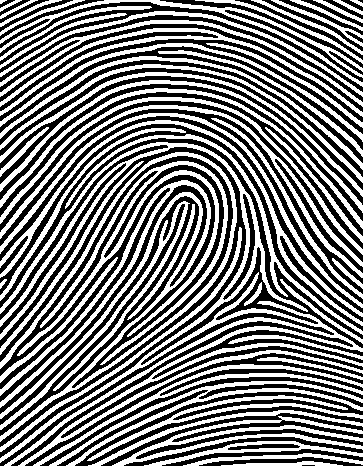
#> input picture images/fingerprint.png, 363 x 466 px
$ python hough.py images/fingerprint.png
#> lines starting #> are read from the running program, lines starting #| are printed output that depends on the picture; after the words box and inside, x2 and y2 are one past the last pixel; in counts of white or black regions, pixels touching at a corner belong together
#lukaszdworakowski

from PIL import Image, ImageDraw
import utils
import argparse
import math


def get_hough_image(im):
    (x, y) = im.size
    x *= 1.0
    y *= 1.0

    im_load = im.load()

    result = Image.new("RGBA", im.size, 0)
    draw = ImageDraw.Draw(result)

    for i in range(0, im.size[0]):
        for j in range(0, im.size[1]):
            if im_load[i, j] > 220:
                line = lambda t: (t, (-(i / x - 0.5) * (t / x) + (j / y - 0.5)) * x)
                draw.line([line(0), line(x)], fill=(50, 0, 0, 10))

    return result


if __name__ == "__main__":
    parser = argparse.ArgumentParser(description="Hough transform")
    parser.add_argument("image", nargs=1, help = "Path to image")
    args = parser.parse_args()

    im = Image.open(args.image[0])
#> im is the input picture: PIL image 363x466 RGB; 48.4% white; 57 white regions (1 under 20 px), largest, box (x1, y1, x2, y2) and area: (0, 142, 363, 466) 11929, (0, 152, 237, 442) 8019, (17, 161, 228, 365) 4324
    im = im.convert("L")  # covert to grayscale
    im.show()

    hough_img = get_hough_image(im)
#> in get_hough_image, `result = Image.new("RGBA", im.size, 0)`: result: PIL image 363x466 RGBA; every value is 0
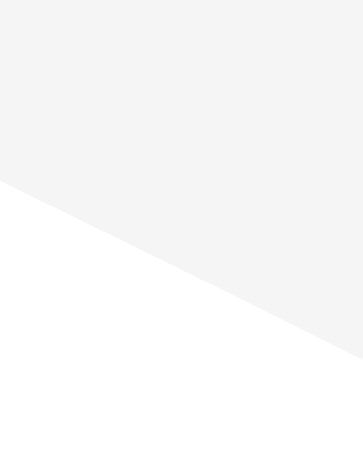
#> hough_img: PIL image 363x466 RGBA; mean R, G, B, A 29, 0, 0, 5.8; transparent parts drawn white
    hough_img.show()
